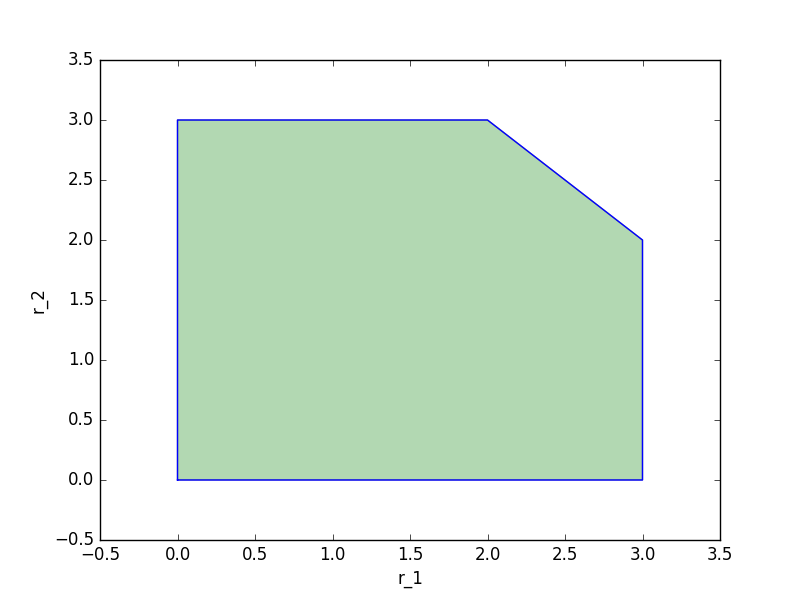

Write Python code to recreate this figure.
import matplotlib.pyplot as pl

x = [0, 0, 2, 3, 3, 0]
y = [0, 3, 3, 2, 0, 0]
pl.plot(x, y)
pl.fill(x, y, "g", alpha=0.3)

pl.xlabel("r_1")
pl.ylabel("r_2")
pl.axis([-.5, 3.5, -0.5, 3.5])
pl.savefig("achievable-region.png")
